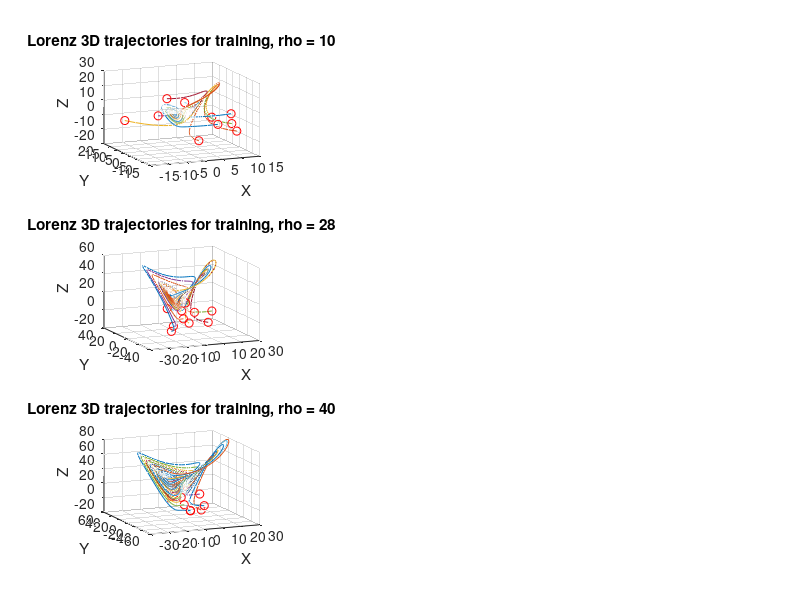

Recreate this plot in MATLAB. (Note: this script raises an error after producing the figure.)
%%%%%%%%%%%%%%%%%%%%%%%%%%%%%%%%%%%%%%%%%%%%%%%%%%%%%%%%%%%%%%%%%%%%%%%%%%
%                                                                        %
% This code developed by M.Brunetti - Politecnico di Milano in partial   % 
% fulfilment of "Modelling from Measurements" course #055461.            %
%                                                                        %
%                                                    Milano, June 2020   %
%                                                                        %
%%%%%%%%%%%%%%%%%%%%%%%%%%%%%%%%%%%%%%%%%%%%%%%%%%%%%%%%%%%%%%%%%%%%%%%%%%

%%% NN training on Lorenz augmented trajectory set (rho), then forecast %%%

%% DATA INITIALIZATION

clear all, close all
mr = 10; % number of trajectories for training 
dt = 0.01; T = 10; t = 0:dt:T; % trajectories time base
b = 8/3; sig = 10; % Lorenz attractor parameters
R1 = [10 28 40]; % rho values for training (the higher, the more chaotic)
R2 = [17 35]; % rho values for testing 
input = []; % input to train the NN
output = []; % output to train the NN 

for i = 1:length(R1)
    
    r = R1(i); 
    Lorenz = @(t,x)([ sig * (x(2) - x(1))       ; ...
                      r * x(1)-x(1) * x(3) - x(2) ; ...
                      x(1) * x(2) - b*x(3)         ]);              
    ode_options = odeset('RelTol',1e-10, 'AbsTol',1e-11);     
    
    figure(1); 
    subplot(3,3,1+3*(i-1));  
    for ii = 1:mr  
        x0 = 30*(rand(3,1)-0.5);
        [~,y] = ode45(Lorenz,t,x0);
        yr = [y ones(length(y),1)*r]; % augmented state: x,y,z and rho
        input = [input; yr(1:end-1,:)];
        output = [output; yr(2:end,:)];               
        plot3(y(:,1),y(:,2),y(:,3)), hold on
        plot3(x0(1),x0(2),x0(3),'ro')               
    end   
    title(['Lorenz 3D trajectories for training, rho = ' num2str(r)]);
    xlabel('X');
    ylabel('Y');
    zlabel('Z');
    view(-23,18);
    grid on
    
end

%% NN TRAINING

net = feedforwardnet([5 5 5]);
net.layers{1}.transferFcn = 'logsig';
net.layers{2}.transferFcn = 'radbas';
net.layers{3}.transferFcn = 'purelin';
net = train(net,input.',output.');

%% ODE SOLUTION Vs NN FORECAST

for i =1:length(R2)  
    
    r = R2(i);
    for ii = 1:2
        
        r = R2(ii); 
        x0 = 20*(rand(3,1)-0.5); % new IC (not in the training)
        [~,y] = ode45(Lorenz,t,x0); % new trajectory (based on physics)
        x0_NN = [x0; r];
        y_NN(1,:) = x0_NN; 
        
        for j = 2:length(t)
            y0 = net(x0_NN);
            y_NN(j,:) = y0.';
            x0_NN = y0; 
        end
        
        %% RESULTS PLOTTING 
                
        r_NN = floor(mean(y_NN(:,4))); % average rho, forecasted by NN
        
        figure(1);
        
        subplot(3,3,1+ii);
        plot(t,y(:,3),'r',t,y_NN(:,3),'b-.')
        title(['ODE sol. (rho = ' num2str(r) ') vs NN forecast (rho = ' num2str(r_NN) ')']);
        xlabel('Time');
        ylabel('Z');
        legend({'ODE','NN'});
        grid on;
    
        subplot(3,3,4+ii)
        plot(t,y(:,2),'r',t,y_NN(:,2),'b-.')
        title(['ODE sol. (rho = ' num2str(r) ') vs NN forecast (rho = ' num2str(r_NN) ')']);
        xlabel('Time');
        ylabel('Y');
        legend({'ODE','NN'});
        grid on;
    
        subplot(3,3,7+ii)
        plot(t,y(:,1),'r',t,y_NN(:,1),'b-.')
        title(['ODE sol. (rho = ' num2str(r) ') vs NN forecast (rho = ' num2str(r_NN) ')']);
        xlabel('Time');
        ylabel('X');
        legend({'ODE','NN'}); 
        grid on;
        
    end   
end
